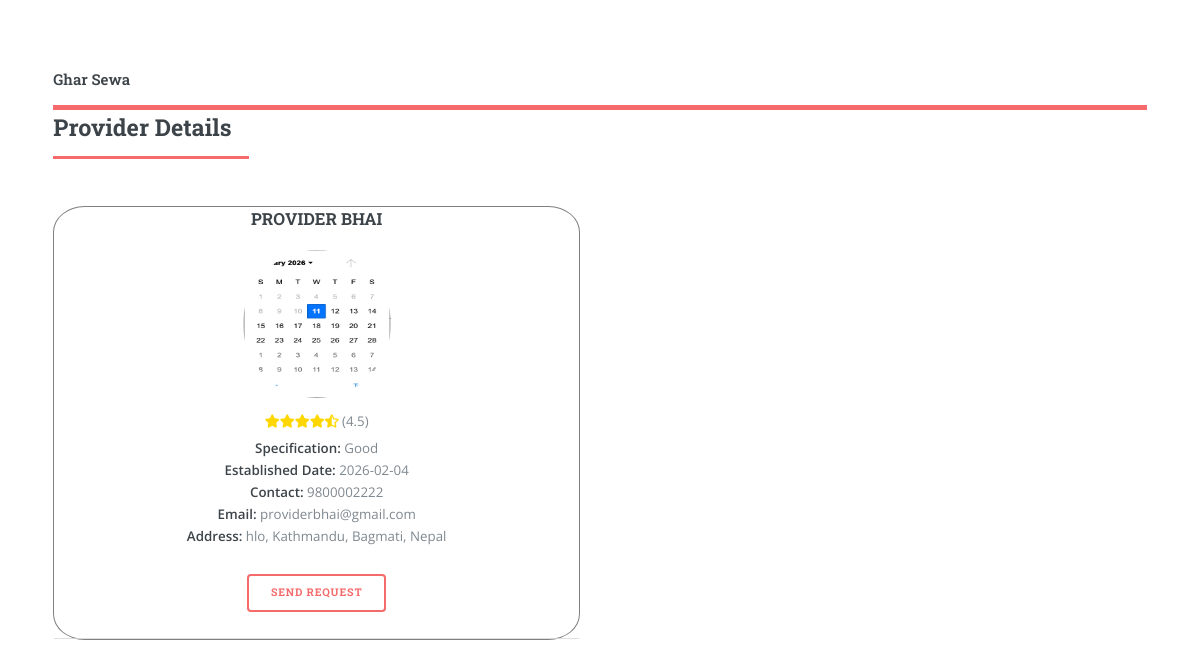
Screenshot of /view_provider1.php?id=2 with the database file from the repository.
### tables this page shows
CREATE TABLE `verification_request` (
  `vrid` int(11) NOT NULL,
  `service_id` int(11) NOT NULL,
  `provider_id` int(11) NOT NULL,
  `specification` varchar(255) DEFAULT NULL,
  `estd_date` date DEFAULT NULL,
  `certificate_pic` varchar(255) DEFAULT NULL,
  `status` tinyint(4) NOT NULL DEFAULT 0,
  `read_status` tinyint(1) NOT NULL DEFAULT 0,
  `read_status_a` tinyint(1) NOT NULL DEFAULT 0,
  `msg` varchar(255) NOT NULL DEFAULT 'New verification request submitted',
  `msga` varchar(255) NOT NULL DEFAULT 'You have a new verification request',
  `last_modified` timestamp NOT NULL DEFAULT current_timestamp() ON UPDATE current_timestamp()
);

CREATE TABLE `provider` (
  `pid` int(11) NOT NULL,
  `fname` varchar(50) NOT NULL,
  `mname` varchar(50) DEFAULT NULL,
  `lname` varchar(50) NOT NULL,
  `dob` date DEFAULT NULL,
  `gender` enum('Male','Female','Other') DEFAULT 'Male',
  `country` varchar(50) DEFAULT NULL,
  `state` varchar(50) DEFAULT NULL,
  `city` varchar(50) DEFAULT NULL,
  `address` text DEFAULT NULL,
  `phnno` varchar(20) DEFAULT NULL,
  `email` varchar(100) NOT NULL,
  `photo` varchar(255) DEFAULT NULL,
  `average_rating` decimal(2,1) DEFAULT 0.0,
  `created_at` timestamp NOT NULL DEFAULT current_timestamp(),
  `password` varchar(255) NOT NULL,
  `wallet` decimal(10,2) NOT NULL DEFAULT 0.00,
  `rating_count` int(11) NOT NULL DEFAULT 0
);

### view_provider1.php (the view, shortened to what this page needs)
<!DOCTYPE HTML>
<html>
<head>
    <link rel="stylesheet" href="assets/css/main.css" />
    <link rel="stylesheet" href="https://cdnjs.cloudflare.com/ajax/libs/font-awesome/5.15.4/css/all.min.css" />
</head>
<body class="is-preload">
    <div id="wrapper">
        <div id="main">
            <div class="inner">
                <header id="header">
                    <a href="welcome.php" class="logo"><strong>Ghar Sewa</strong></a>
                </header>
                    <header class="major">
                        <h2>Provider Details</h2>
                    </header>
                    <div class="features">
                        <?php
                        $con = mysqli_connect("localhost", "root", "", "homeservice");
                        if (isset($_GET['id'])) {
                            $sid = intval($_GET['id']);
                            $query1 = "SELECT sname FROM services WHERE sid = ?";
                            $stmt1 = $con->prepare($query1);
                            $stmt1->bind_param("i", $sid);
                            $stmt1->execute();
                            $stmt1->store_result();
                            if ($stmt1->num_rows > 0) {
                                $stmt1->bind_result($service_name);
                            } else {
                                $service_name = "Unknown Service";
                            }
                            $query = "SELECT
                                p.pid, p.fname, p.mname, p.lname, p.dob, p.gender, p.country, p.state, p.city, p.address,
                                p.phnno, p.email, p.photo, p.average_rating,
                                vr.specification, vr.estd_date, vr.certificate_pic
                            FROM
                                provider p
                            JOIN
                                verification_request vr ON p.pid = vr.provider_id
                            WHERE
                                vr.service_id = ? AND vr.status = 1
                            ORDER BY
                                p.average_rating DESC";
                            $stmt = $con->prepare($query);
                            $stmt->bind_param("i", $sid);
                            $stmt->execute();
                            $stmt->store_result();
                            if ($stmt->num_rows > 0) {
                                $stmt->bind_result($pid, $fname, $mname, $lname, $dob, $gender, $country, $state, $city, $address,
                                                   $phnno, $email, $photo, $rating, $specification, $estd_date, $certificate_pic);
                                while ($stmt->fetch()) {
                                    $full_stars = floor($rating);
                                    $has_half_star = ($rating - $full_stars) >= 0.5;
                                    echo '<article>';
                                    echo '<div style="border:solid 1px grey;border-radius:6%;"class="content" style="padding: 10px">';
                                    echo '<h3 align="center">' . strtoupper($fname . ' ' . $mname . ' ' . $lname) . '</h3>';
                                    echo '<center>';
                                    echo '<img src="uploads/' . $photo . '" width="150px" height="150px" style="border-radius: 50%; border:1px solid white;" />';
                                    echo '<div style="margin: 5px 0; text-align: center;">';
                                    for ($i = 0; $i < $full_stars; $i++) {
                                        echo '<span class="fa fa-star" style="color: gold;"></span>';
                                    }
                                    if ($has_half_star) {
                                        echo '<span class="fa fa-star-half-alt" style="color: gold;"></span>';
                                    }
                                    echo ' <span>(' . number_format($rating, 1) . ')</span>';
                                    echo '</div>';
                                    echo '</center>';
                                    echo '<p align="center">';
                                    echo '<strong>Specification:</strong> ' . $specification . '<br>';
                                    echo '<strong>Established Date:</strong> ' . $estd_date . '<br>';
                                    echo '<strong>Contact:</strong> ' . $phnno . '<br>';
                                    echo '<strong>Email:</strong> ' . $email . '<br>';
                                    echo '<strong>Address:</strong> ' . $address . ', ' . $city . ', ' . $state . ', ' . $country . '<br>';
                                    echo '</p>';
                                    echo '<p align="center">';
                                    echo '<a href="Signin.php?pid=' . $pid .
                                        '&pname=' . urlencode($fname . ' ' . $mname . ' ' . $lname) .
                                        '&sname=' . $service_name .
                                        '&email=' . urlencode($email) .
                                        '&phnno=' . urlencode($phnno) . '" class="button">Send Request</a>';
                                    echo '</p>';
                                    echo '<hr>';
                                    echo '</div>';
                                    echo '</article>';
                                }
                            } else {
                                echo "<h3 style='color:red'>No providers found for " . $service_name . ".</h3>";
                            }
                        } else {
                            echo "<h3 style='color:red'>No service ID specified.</h3>";
                        }
                        ?>
                    </div>
            </div>
        </div>
                <?php include "menu.php"; ?>
    </div>
</body>
</html>

### rows the page displays
verification_request: provider.lname "PROVIDER BHAI", provider.photo (picture), provider.average_rating "4.5", specification "Good", estd_date "2026-02-04", provider.phnno "9800002222", provider.email "providerbhai@gmail.com", provider.address "hlo", provider.city "Kathmandu", provider.state "Bagmati", provider.country "Nepal"
